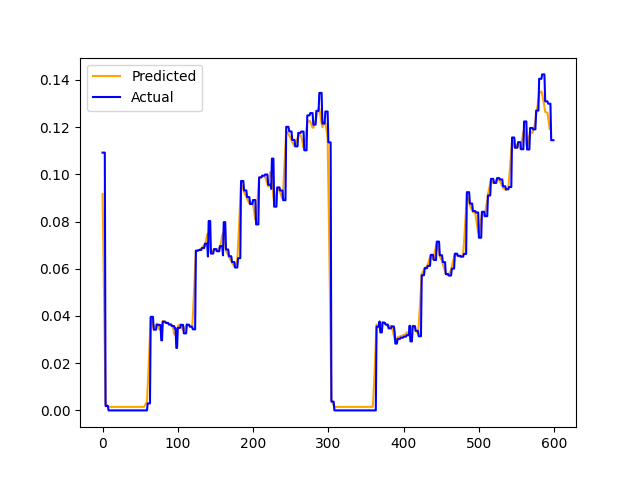

Reproduce this figure in Python.
import pandas
import matplotlib.pyplot as plt
import json
import datetime
import math
import numpy as np
from sklearn.metrics import mean_squared_error
from statsmodels.tsa.statespace.sarimax import SARIMAX
from statsmodels.tsa.arima.model import ARIMA
import tensorflow as tf

# load the run
run_file = open("../../runs/long_corekube/run.json")
run = json.load(run_file)

deployment = "corekube-db"

# convert into data frame
def run_to_df(run):
    time_series_worker = [{"start": datetime.datetime.fromtimestamp(i["start_s"]), "cpu": i["metrics"][deployment]["cpu"]} for i in run]
    data_frame = pandas.DataFrame({"time": [i["start"] for i in time_series_worker], "cpu": [i["cpu"] for i in time_series_worker]})
    data_frame.index = [i["start"] for i in time_series_worker]
    data_frame.index = pandas.DatetimeIndex(data_frame.index)
    del data_frame["time"]
    return data_frame

data_frame = run_to_df(run)

# split into test and train
boundary = math.ceil((len(data_frame) * 0.75))
train = data_frame[: boundary]
test = data_frame[boundary: ]

# make input matrix
def df_to_x_y(df, window_size):
    df_as_np = df.to_numpy()
    x = []
    y = []
    for i in range(len(df_as_np) - (window_size + 60)):
        row = [[a] for a in df_as_np[i: i + window_size]]
        x.append(row)
        label = df_as_np[i + window_size + 60]
        y.append(label)
    return np.array(x), np.array(y)

x, y = df_to_x_y(train, 5)

x_val = x[-1000: ]
y_val = y[-1000: ]
print(x_val.shape)

x_test, y_test = df_to_x_y(test, 5)

from tensorflow.keras.models import Sequential
from tensorflow.keras.layers import *
from tensorflow.keras.callbacks import ModelCheckpoint
from tensorflow.keras.losses import MeanSquaredError
from tensorflow.keras.metrics import RootMeanSquaredError
from tensorflow.keras.optimizers import Adam

model1 = Sequential()
model1.add(InputLayer((5, 1)))
model1.add(LSTM(140))
model1.add(Dense(8, "relu"))
model1.add(Dense(1, "linear"))
model1.summary()

cp = ModelCheckpoint(f"./{deployment}.keras", save_best_only = True)
model1.compile(loss = MeanSquaredError(), optimizer = Adam(learning_rate = 0.0001), metrics = [RootMeanSquaredError()])
model1.fit(x, y, validation_data=(x_val, y_val), epochs = 100, callbacks=[cp])

from tensorflow.keras.models import load_model

best = load_model(f"./{deployment}.keras")

train_predictions = best.predict(x_test).flatten()
train_results = pandas.DataFrame(data ={"Train Predictions": train_predictions, "Actuals": [i[0] for i in y_test]})

plt.plot(train_results["Train Predictions"], label = 'Predicted', color = "orange")
plt.plot(test.to_numpy(), label = "Actual", color = "blue")
plt.legend()
plt.savefig("./lstm.png")

